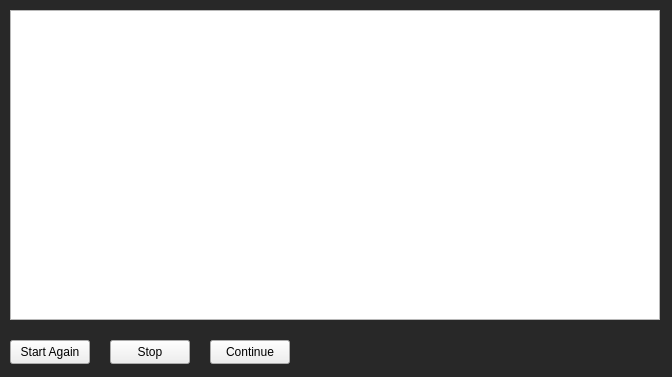
<?xml version="1.0" encoding="UTF-8"?>
<ui version="4.0">
 <class>MainWindow</class>
 <widget class="QMainWindow" name="MainWindow">
  <property name="geometry">
   <rect>
    <x>0</x>
    <y>0</y>
    <width>672</width>
    <height>377</height>
   </rect>
  </property>
  <property name="windowTitle">
   <string>MainWindow</string>
  </property>
  <property name="styleSheet">
   <string notr="true">QMainWindow{background-color: rgb(40, 40, 40);}</string>
  </property>
  <widget class="QWidget" name="centralwidget">
   <widget class="QGraphicsView" name="graphicsView">
    <property name="geometry">
     <rect>
      <x>10</x>
      <y>10</y>
      <width>650</width>
      <height>310</height>
     </rect>
    </property>
    <property name="styleSheet">
     <string notr="true">QGraphicsView{border-image: url(:/foto/fon.jpg);}</string>
    </property>
   </widget>
   <widget class="QPushButton" name="pushButton">
    <property name="geometry">
     <rect>
      <x>10</x>
      <y>340</y>
      <width>80</width>
      <height>24</height>
     </rect>
    </property>
    <property name="styleSheet">
     <string notr="true">QPushButton{background-color: rgb(106, 106, 106)};</string>
    </property>
    <property name="text">
     <string>Start Again</string>
    </property>
   </widget>
   <widget class="QPushButton" name="pushButton_2">
    <property name="geometry">
     <rect>
      <x>110</x>
      <y>340</y>
      <width>80</width>
      <height>24</height>
     </rect>
    </property>
    <property name="styleSheet">
     <string notr="true">QPushButton{background-color: rgb(106, 106, 106)};
</string>
    </property>
    <property name="text">
     <string>Stop</string>
    </property>
   </widget>
   <widget class="QPushButton" name="pushButton_3">
    <property name="geometry">
     <rect>
      <x>210</x>
      <y>340</y>
      <width>80</width>
      <height>24</height>
     </rect>
    </property>
    <property name="styleSheet">
     <string notr="true">QPushButton{background-color: rgb(106, 106, 106)};</string>
    </property>
    <property name="text">
     <string>Continue</string>
    </property>
   </widget>
   <widget class="QLabel" name="label">
    <property name="geometry">
     <rect>
      <x>310</x>
      <y>340</y>
      <width>341</width>
      <height>21</height>
     </rect>
    </property>
    <property name="styleSheet">
     <string notr="true">QLabel{color: rgb(255, 0, 127);font: 16pt &quot;Copperplate Gothic Bold&quot;;}
</string>
    </property>
    <property name="text">
     <string/>
    </property>
   </widget>
  </widget>
 </widget>
 <resources/>
 <connections/>
</ui>
